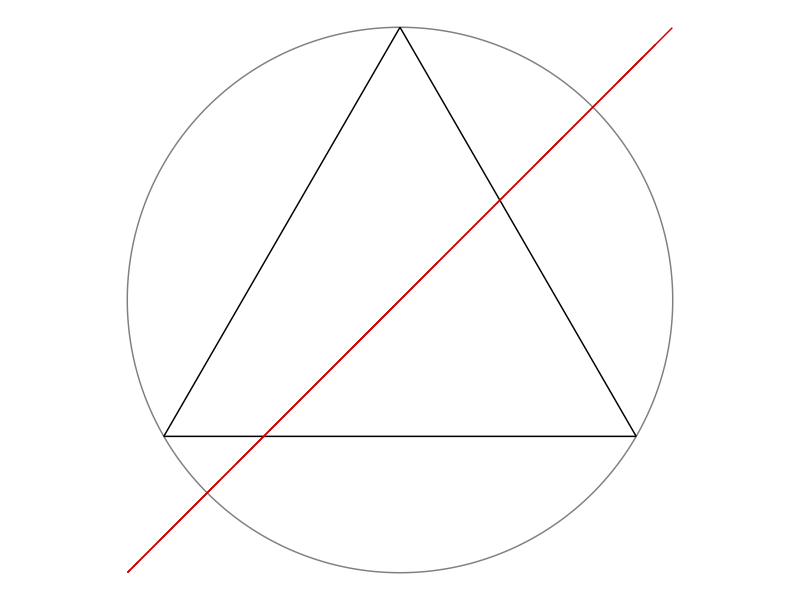

Write R code to recreate this figure.
# Instruction to students: You may clear the code in this file and replace it
# with your own.

library(tidyverse)
library(ggforce)
theme_set(theme_void())

# Draw a random chord in a unit circle centred at origin -----------------------

# Coordinates of equilateral triangle
eqtri_df <- tibble(
  x    = c(0, sqrt(3) / 2, -sqrt(3) / 2),
  y    = c(1, -0.5, -0.5),
  xend = c(sqrt(3) / 2, -sqrt(3) / 2, 0),
  yend = c(-0.5, -0.5, 1)
)

# Coordinates of random chord
x0 = 0;
y0 = 0;
r = 1;
n = 10;

# Method A

angle_ep1 = 2*pi*runif(n);
angle_ep2 = 2*pi*runif(n);

# Endpoint coordinates
x1 = x0 + r*cos(angle_ep1);
y1 = y0 + r*cos(angle_ep1);

x2 = x0 + r*cos(angle_ep2);
y2 = y0 + r*cos(angle_ep2);


MethodA_df <- tibble(
  x    = x1,
  y    = y1,
  xend = x2,
  yend = y2
)

# Plot
p <- ggplot() +
  ggforce::geom_circle(aes(x0 = 0, y0 = 0, r = 1), col = "gray50") +
  geom_segment(data = eqtri_df, aes(x = x, y = y, xend = xend, yend = yend)) +
  geom_segment(data = MethodA_df, aes(x = x, y = y, xend = xend, yend = yend),
               col = "red3") +
  coord_equal()

#ggsave(p, file = "plot.png", height = 5, width = 7)
